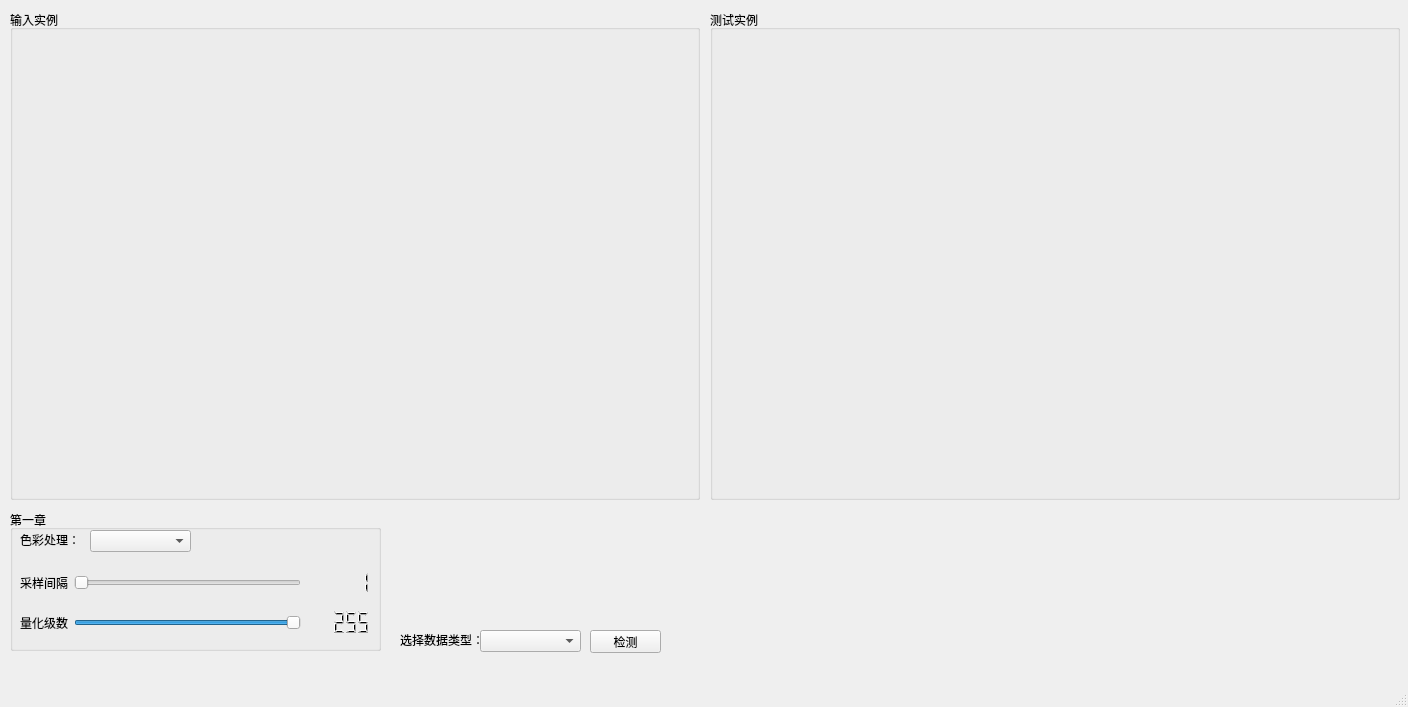
<?xml version="1.0" encoding="UTF-8"?>
<ui version="4.0">
 <class>MainWindow</class>
 <widget class="QMainWindow" name="MainWindow">
  <property name="geometry">
   <rect>
    <x>0</x>
    <y>0</y>
    <width>1408</width>
    <height>707</height>
   </rect>
  </property>
  <property name="windowTitle">
   <string>MainWindow</string>
  </property>
  <widget class="QWidget" name="centralwidget">
   <widget class="QGroupBox" name="groupBox_AftShow">
    <property name="geometry">
     <rect>
      <x>710</x>
      <y>10</y>
      <width>690</width>
      <height>490</height>
     </rect>
    </property>
    <property name="title">
     <string>测试实例</string>
    </property>
    <widget class="QLabel" name="label_AftPicShow">
     <property name="geometry">
      <rect>
       <x>10</x>
       <y>30</y>
       <width>670</width>
       <height>460</height>
      </rect>
     </property>
     <property name="text">
      <string/>
     </property>
    </widget>
   </widget>
   <widget class="QGroupBox" name="groupBox_PreShow">
    <property name="geometry">
     <rect>
      <x>10</x>
      <y>10</y>
      <width>690</width>
      <height>490</height>
     </rect>
    </property>
    <property name="title">
     <string>输入实例</string>
    </property>
    <widget class="QLabel" name="label_PrePicShow">
     <property name="geometry">
      <rect>
       <x>10</x>
       <y>30</y>
       <width>670</width>
       <height>460</height>
      </rect>
     </property>
     <property name="text">
      <string/>
     </property>
     <property name="scaledContents">
      <bool>true</bool>
     </property>
    </widget>
   </widget>
   <widget class="QGroupBox" name="groupBox">
    <property name="geometry">
     <rect>
      <x>10</x>
      <y>510</y>
      <width>371</width>
      <height>141</height>
     </rect>
    </property>
    <property name="title">
     <string>第一章</string>
    </property>
    <widget class="QLabel" name="label_datatype_2">
     <property name="geometry">
      <rect>
       <x>10</x>
       <y>20</y>
       <width>61</width>
       <height>20</height>
      </rect>
     </property>
     <property name="text">
      <string>色彩处理：</string>
     </property>
    </widget>
    <widget class="QComboBox" name="comboBox_ColorDeal">
     <property name="geometry">
      <rect>
       <x>80</x>
       <y>20</y>
       <width>101</width>
       <height>22</height>
      </rect>
     </property>
     <item>
      <property name="text">
       <string/>
      </property>
     </item>
     <item>
      <property name="text">
       <string>反色处理</string>
      </property>
     </item>
     <item>
      <property name="text">
       <string>灰值化</string>
      </property>
     </item>
     <item>
      <property name="text">
       <string>Lab颜色模型</string>
      </property>
     </item>
     <item>
      <property name="text">
       <string>YCrCb颜色模型</string>
      </property>
     </item>
     <item>
      <property name="text">
       <string>HSI颜色模型</string>
      </property>
     </item>
    </widget>
    <widget class="QWidget" name="layoutWidget">
     <property name="geometry">
      <rect>
       <x>10</x>
       <y>60</y>
       <width>351</width>
       <height>25</height>
      </rect>
     </property>
     <layout class="QHBoxLayout" name="horizontalLayout">
      <item>
       <widget class="QLabel" name="intervalLabel">
        <property name="text">
         <string>采样间隔</string>
        </property>
       </widget>
      </item>
      <item>
       <widget class="QSlider" name="intervalHorizontalSlider">
        <property name="minimum">
         <number>1</number>
        </property>
        <property name="maximum">
         <number>10</number>
        </property>
        <property name="value">
         <number>1</number>
        </property>
        <property name="sliderPosition">
         <number>1</number>
        </property>
        <property name="orientation">
         <enum>Qt::Horizontal</enum>
        </property>
       </widget>
      </item>
      <item>
       <widget class="QLCDNumber" name="intervalLcdNumber">
        <property name="lineWidth">
         <number>0</number>
        </property>
        <property name="value" stdset="0">
         <double>1.000000000000000</double>
        </property>
        <property name="intValue" stdset="0">
         <number>1</number>
        </property>
       </widget>
      </item>
     </layout>
    </widget>
    <widget class="QWidget" name="layoutWidget">
     <property name="geometry">
      <rect>
       <x>10</x>
       <y>100</y>
       <width>351</width>
       <height>25</height>
      </rect>
     </property>
     <layout class="QHBoxLayout" name="horizontalLayout_2">
      <item>
       <widget class="QLabel" name="levelLabel">
        <property name="text">
         <string>量化级数</string>
        </property>
       </widget>
      </item>
      <item>
       <widget class="QSlider" name="levelHorizontalSlider">
        <property name="minimum">
         <number>2</number>
        </property>
        <property name="maximum">
         <number>255</number>
        </property>
        <property name="value">
         <number>255</number>
        </property>
        <property name="orientation">
         <enum>Qt::Horizontal</enum>
        </property>
       </widget>
      </item>
      <item>
       <widget class="QLCDNumber" name="levelLcdNumber">
        <property name="lineWidth">
         <number>0</number>
        </property>
        <property name="intValue" stdset="0">
         <number>255</number>
        </property>
       </widget>
      </item>
     </layout>
    </widget>
   </widget>
   <widget class="QLabel" name="label_datatype">
    <property name="geometry">
     <rect>
      <x>400</x>
      <y>630</y>
      <width>81</width>
      <height>20</height>
     </rect>
    </property>
    <property name="text">
     <string>选择数据类型：</string>
    </property>
   </widget>
   <widget class="QPushButton" name="pushButton_VideoDisplay">
    <property name="geometry">
     <rect>
      <x>590</x>
      <y>630</y>
      <width>71</width>
      <height>23</height>
     </rect>
    </property>
    <property name="text">
     <string>检测</string>
    </property>
   </widget>
   <widget class="QComboBox" name="comboBox_SelectData">
    <property name="geometry">
     <rect>
      <x>480</x>
      <y>630</y>
      <width>101</width>
      <height>22</height>
     </rect>
    </property>
    <item>
     <property name="text">
      <string/>
     </property>
    </item>
    <item>
     <property name="text">
      <string>读入图像</string>
     </property>
    </item>
    <item>
     <property name="text">
      <string>读入本地视频</string>
     </property>
    </item>
    <item>
     <property name="text">
      <string>读入灰度图像</string>
     </property>
    </item>
   </widget>
  </widget>
  <widget class="QMenuBar" name="menubar">
   <property name="geometry">
    <rect>
     <x>0</x>
     <y>0</y>
     <width>1408</width>
     <height>23</height>
    </rect>
   </property>
  </widget>
  <widget class="QStatusBar" name="statusbar"/>
 </widget>
 <resources/>
 <connections>
  <connection>
   <sender>comboBox_SelectData</sender>
   <signal>currentIndexChanged(int)</signal>
   <receiver>MainWindow</receiver>
   <slot>onbuttonclick_selectDataType()</slot>
   <hints>
    <hint type="sourcelabel">
     <x>562</x>
     <y>674</y>
    </hint>
    <hint type="destinationlabel">
     <x>6</x>
     <y>632</y>
    </hint>
   </hints>
  </connection>
  <connection>
   <sender>pushButton_VideoDisplay</sender>
   <signal>clicked()</signal>
   <receiver>MainWindow</receiver>
   <slot>onbuttonclick_videodisplay()</slot>
   <hints>
    <hint type="sourcelabel">
     <x>634</x>
     <y>675</y>
    </hint>
    <hint type="destinationlabel">
     <x>5</x>
     <y>553</y>
    </hint>
   </hints>
  </connection>
  <connection>
   <sender>comboBox_ColorDeal</sender>
   <signal>currentIndexChanged(int)</signal>
   <receiver>MainWindow</receiver>
   <slot>oncombox_selectColorType()</slot>
   <hints>
    <hint type="sourcelabel">
     <x>169</x>
     <y>566</y>
    </hint>
    <hint type="destinationlabel">
     <x>461</x>
     <y>587</y>
    </hint>
   </hints>
  </connection>
  <connection>
   <sender>intervalHorizontalSlider</sender>
   <signal>valueChanged(int)</signal>
   <receiver>MainWindow</receiver>
   <slot>onintervalslider_valueChanged()</slot>
   <hints>
    <hint type="sourcelabel">
     <x>278</x>
     <y>598</y>
    </hint>
    <hint type="destinationlabel">
     <x>868</x>
     <y>604</y>
    </hint>
   </hints>
  </connection>
  <connection>
   <sender>levelHorizontalSlider</sender>
   <signal>valueChanged(int)</signal>
   <receiver>MainWindow</receiver>
   <slot>onlevelslider_valueChanged()</slot>
   <hints>
    <hint type="sourcelabel">
     <x>205</x>
     <y>648</y>
    </hint>
    <hint type="destinationlabel">
     <x>696</x>
     <y>626</y>
    </hint>
   </hints>
  </connection>
 </connections>
 <slots>
  <signal>clicked()</signal>
  <slot>onbuttonclick_picdetect()</slot>
  <slot>onbuttonclick_videodetect()</slot>
  <slot>onbuttonclick_selectDataType()</slot>
  <slot>onbuttonclick_videodisplay()</slot>
  <slot>onbuttonclick_videopause()</slot>
  <slot>onbuttonclick_selectDetect()</slot>
  <slot>oncombox_selectColorType()</slot>
  <slot>onintervalslider_valueChanged()</slot>
  <slot>onlevelslider_valueChanged()</slot>
 </slots>
</ui>
